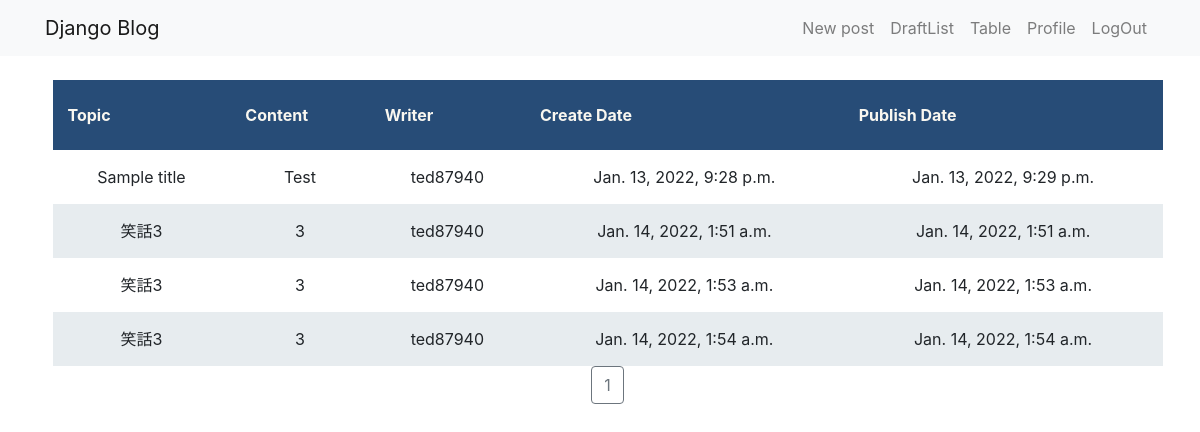
/board (signed in), run on an earlier commit of the app's database.
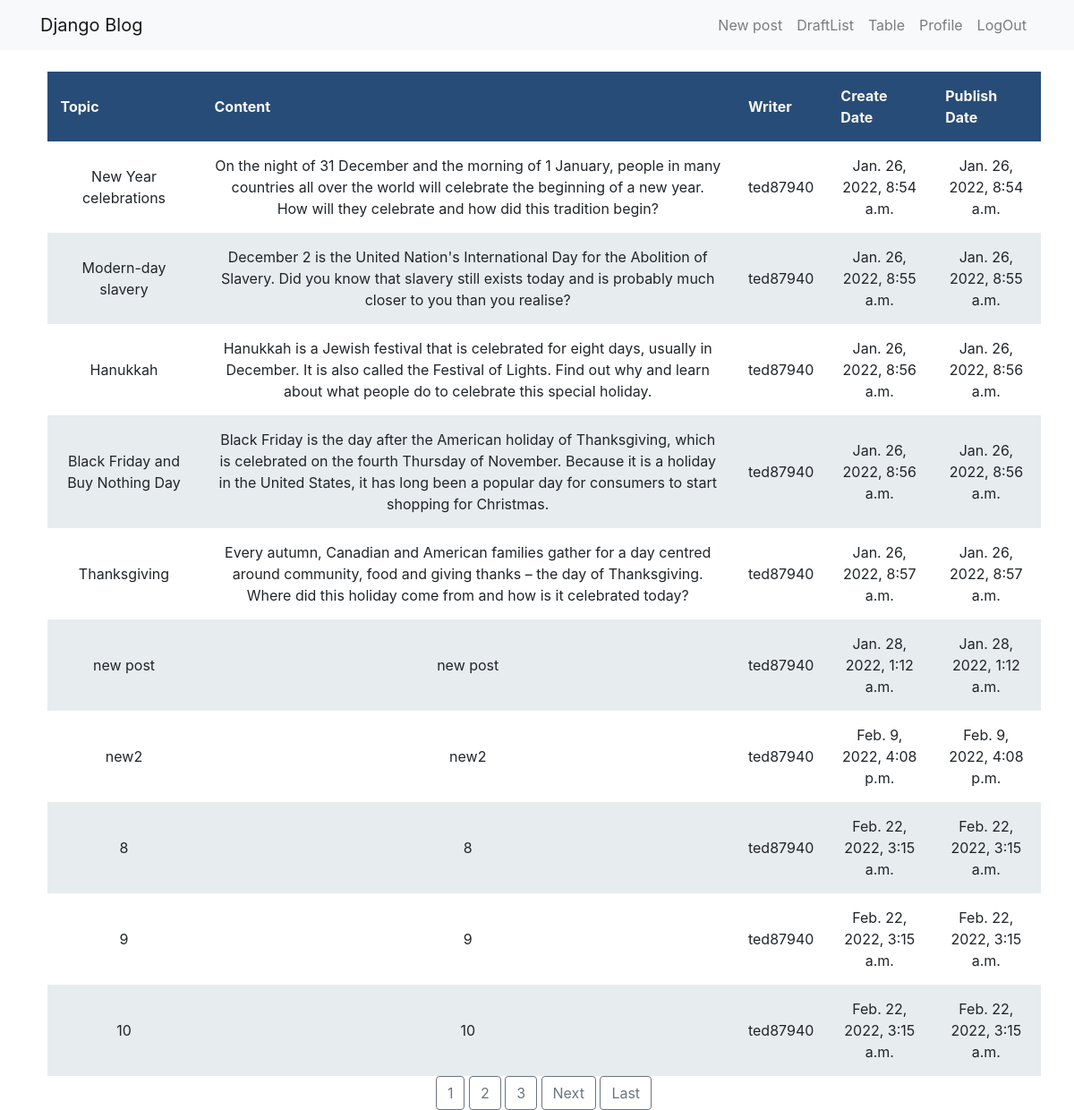
And on a later commit of the database.
### blog/models.py (models this page shows, shortened)
class Post(models.Model):
    author = models.ForeignKey(settings.AUTH_USER_MODEL, on_delete=models.CASCADE)
    title = models.CharField(max_length=200)
    text = models.TextField()
    created_date = models.DateTimeField(default=timezone.now)
    published_date = models.DateTimeField(blank=True, null=True)

### blog/views.py (the view)
# urls.py: path('board', views.post_board, name='post_board'),
@login_required
def post_board(request):
    posts = Post.objects.filter(published_date__lte=timezone.now()).order_by('published_date')
    paginator = Paginator(posts, 10) # Show 10 contacts per page.
    page_number = request.GET.get('page')
    page_obj = paginator.get_page(page_number)
    return render(request, 'blog/post_board.html', {'page_obj': page_obj})

### blog/templates/blog/post_board.html (shortened to what this page needs)
{% extends 'blog/base.html' %}
{% block content %}
<div class="tablemar" style="overflow-x: auto;">
<table>
    <thead>
    <tr>
        <th>Topic</th>
        <th>Content</th>
        <th>Writer</th>
        <th>Create Date</th>
        <th>Publish Date</th>
    </tr>
    </thead>
    <tbody>
    {% for post in page_obj %}
        <tr>
            <td>{{ post.title }}</td>
            <td>{{ post.text }}</td>
            <td>{{ post.author }}</td>
            <td>{{ post.created_date }}</td>
            <td>{{ post.published_date }}</td>
        </tr>
    {% endfor %}
</div>
<div class="text-center">
      {% for num in page_obj.paginator.page_range %}
        {% if page_obj.number == num %}
          <a class="btn btn-outline-secondary" href="?page={{ num }}">{{ num }}</a>
        {% elif num > page_obj.number|add:'-3' and num < page_obj.number|add:'3' %}
          <a class="btn btn-outline-secondary" href="?page={{ num }}">{{ num }}</a>
        {% endif %}
      {% endfor %}
      {% if page_obj.has_next %}
        <a class="btn btn-outline-secondary" href="?page={{ page_obj.next_page_number }}">Next</a>
        <a class="btn btn-outline-secondary" href="?page={{ page_obj.paginator.num_pages }}">Last</a>
      {% endif %}
    </div>
{% endblock %}

What changed in the data, as far as the page shows it:
removed Post: title "Sample title", text "Test", author "ted87940", created_date "Jan. 13, 2022, 9:28 p.m.", published_date "Jan. 13, 2022, 9:29 p.m."
removed Post: title "笑話3", text "3", author "ted87940", created_date "Jan. 14, 2022, 1:51 a.m.", published_date "Jan. 14, 2022, 1:51 a.m."
removed Post: title "笑話3", text "3", author "ted87940", created_date "Jan. 14, 2022, 1:53 a.m.", published_date "Jan. 14, 2022, 1:53 a.m."
removed Post: title "笑話3", text "3", author "ted87940", created_date "Jan. 14, 2022, 1:54 a.m.", published_date "Jan. 14, 2022, 1:54 a.m."
added Post: title "New Year celebrations", text "On the night of 31 December and the morning of 1 January, people in many countries all over the world will celebrate the beginning of a new year. How will they celebrate and how did this tradition begin?", author "ted87940", created_date "Jan. 26, 2022, 8:54 a.m.", published_date "Jan. 26, 2022, 8:54 a.m."
added Post: title "Modern-day slavery", text "December 2 is the United Nation's International Day for the Abolition of Slavery. Did you know that slavery still exists today and is probably much closer to you than you realise?", author "ted87940", created_date "Jan. 26, 2022, 8:55 a.m.", published_date "Jan. 26, 2022, 8:55 a.m."
added Post: title "Hanukkah", text "Hanukkah is a Jewish festival that is celebrated for eight days, usually in December. It is also called the Festival of Lights. Find out why and learn about what people do to celebrate this special holiday.", author "ted87940", created_date "Jan. 26, 2022, 8:56 a.m.", published_date "Jan. 26, 2022, 8:56 a.m."
added Post: title "Black Friday and Buy Nothing Day", text "Black Friday is the day after the American holiday of Thanksgiving, which is celebrated on the fourth Thursday of November. Because it is a holiday in the United States, it has long been a popular day for consumers to start shopping for Christmas.", author "ted87940", created_date "Jan. 26, 2022, 8:56 a.m.", published_date "Jan. 26, 2022, 8:56 a.m."
added Post: title "Thanksgiving", text "Every autumn, Canadian and American families gather for a day centred around community, food and giving thanks – the day of Thanksgiving. Where did this holiday come from and how is it celebrated today?", author "ted87940", created_date "Jan. 26, 2022, 8:57 a.m.", published_date "Jan. 26, 2022, 8:57 a.m."
added Post: title "new post", text "new post", author "ted87940", created_date "Jan. 28, 2022, 1:12 a.m.", published_date "Jan. 28, 2022, 1:12 a.m."
added Post: title "new2", text "new2", author "ted87940", created_date "Feb. 9, 2022, 4:08 p.m.", published_date "Feb. 9, 2022, 4:08 p.m."
added Post: title "8", text "8", author "ted87940", created_date "Feb. 22, 2022, 3:15 a.m.", published_date "Feb. 22, 2022, 3:15 a.m."
added Post: title "9", text "9", author "ted87940", created_date "Feb. 22, 2022, 3:15 a.m.", published_date "Feb. 22, 2022, 3:15 a.m."
added Post: title "10", text "10", author "ted87940", created_date "Feb. 22, 2022, 3:15 a.m.", published_date "Feb. 22, 2022, 3:15 a.m."
Also different on the page:
new list line: "2"
new list line: "3"
text now shown: "Next Last"
